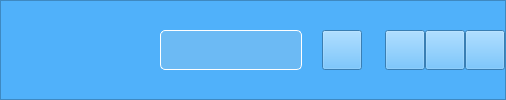
     <widget class="QFrame" name="header">
      <property name="sizePolicy">
       <sizepolicy hsizetype="Preferred" vsizetype="Fixed">
        <horstretch>0</horstretch>
        <verstretch>0</verstretch>
       </sizepolicy>
      </property>
      <property name="minimumSize">
       <size>
        <width>0</width>
        <height>60</height>
       </size>
      </property>
      <property name="styleSheet">
       <string notr="true">background-color: rgb(80, 177, 250);</string>
      </property>
      <property name="frameShape">
       <enum>QFrame::StyledPanel</enum>
      </property>
      <property name="frameShadow">
       <enum>QFrame::Raised</enum>
      </property>
      <layout class="QHBoxLayout" name="horizontalLayout_8" stretch="1,0,1,0,1,1,1,1,1">
       <property name="spacing">
        <number>0</number>
       </property>
       <property name="leftMargin">
        <number>0</number>
       </property>
       <property name="topMargin">
        <number>0</number>
       </property>
       <property name="rightMargin">
        <number>0</number>
       </property>
       <property name="bottomMargin">
        <number>0</number>
       </property>
       <item>
        <widget class="QLabel" name="label">
         <property name="sizePolicy">
          <sizepolicy hsizetype="Fixed" vsizetype="Fixed">
           <horstretch>0</horstretch>
           <verstretch>0</verstretch>
          </sizepolicy>
         </property>
         <property name="maximumSize">
          <size>
           <width>100</width>
           <height>78</height>
          </size>
         </property>
         <property name="text">
          <string/>
         </property>
         <property name="pixmap">
          <pixmap resource="resource.qrc">:/img/ico/logo.png</pixmap>
         </property>
         <property name="margin">
          <number>4</number>
         </property>
        </widget>
       </item>
       <item>
        <spacer name="horizontalSpacer_5">
         <property name="orientation">
          <enum>Qt::Horizontal</enum>
         </property>
         <property name="sizeType">
          <enum>QSizePolicy::Fixed</enum>
         </property>
         <property name="sizeHint" stdset="0">
          <size>
           <width>135</width>
           <height>20</height>
          </size>
         </property>
        </spacer>
       </item>
       <item>
        <widget class="QLineEdit" name="searchBar">
         <property name="sizePolicy">
          <sizepolicy hsizetype="Fixed" vsizetype="Fixed">
           <horstretch>0</horstretch>
           <verstretch>0</verstretch>
          </sizepolicy>
         </property>
         <property name="maximumSize">
          <size>
           <width>300</width>
           <height>40</height>
          </size>
         </property>
         <property name="font">
          <font>
           <family>华康少女文字 - Kelvin</family>
           <pointsize>12</pointsize>
          </font>
         </property>
         <property name="styleSheet">
          <string notr="true">QLineEdit
{
	color: rgb(255, 255, 255);
	background-color: rgb(222, 222, 222, 20%);
    border-radius: 5px;
    border: 1px white;
    border-style: outset;
}</string>
         </property>
        </widget>
       </item>
       <item>
        <spacer name="horizontalSpacer_7">
         <property name="orientation">
          <enum>Qt::Horizontal</enum>
         </property>
         <property name="sizeType">
          <enum>QSizePolicy::Fixed</enum>
         </property>
         <property name="sizeHint" stdset="0">
          <size>
           <width>20</width>
           <height>20</height>
          </size>
         </property>
        </spacer>
       </item>
       <item>
        <widget class="QPushButton" name="searchBtn">
         <property name="sizePolicy">
          <sizepolicy hsizetype="Preferred" vsizetype="Preferred">
           <horstretch>0</horstretch>
           <verstretch>0</verstretch>
          </sizepolicy>
         </property>
         <property name="maximumSize">
          <size>
           <width>40</width>
           <height>40</height>
          </size>
         </property>
         <property name="focusPolicy">
          <enum>Qt::NoFocus</enum>
         </property>
         <property name="styleSheet">
          <string notr="true">QPushButton#searchBtn
{
  border-image: url(:/img/ico/search_n.png);
}
QPushButton::hover#searchBtn
{
  border-image: url(:/img/ico/search_h.png);
}
QPushButton::pressed#searchBtn
{
  border-image: url(:/img/ico/search_n.png);
}</string>
         </property>
         <property name="text">
          <string/>
         </property>
         <property name="autoExclusive">
          <bool>false</bool>
         </property>
        </widget>
       </item>
       <item>
        <spacer name="horizontalSpacer_4">
         <property name="orientation">
          <enum>Qt::Horizontal</enum>
         </property>
         <property name="sizeHint" stdset="0">
          <size>
           <width>40</width>
           <height>20</height>
          </size>
         </property>
        </spacer>
       </item>
       <item>
        <widget class="QPushButton" name="settingBtn">
         <property name="sizePolicy">
          <sizepolicy hsizetype="Preferred" vsizetype="Preferred">
           <horstretch>0</horstretch>
           <verstretch>0</verstretch>
          </sizepolicy>
         </property>
         <property name="maximumSize">
          <size>
           <width>40</width>
           <height>40</height>
          </size>
         </property>
         <property name="styleSheet">
          <string notr="true">QPushButton#settingBtn
{
  border-image: url(:/img/ico/settings_n.png);
}
QPushButton::hover#settingBtn
{
  border-image: url(:/img/ico/settings_h.png);
}
QPushButton::pressed#settingBtn
{
  border-image: url(:/img/ico/settings_n.png);
}</string>
         </property>
         <property name="text">
          <string/>
         </property>
        </widget>
       </item>
       <item>
        <widget class="QPushButton" name="minimizeBtn">
         <property name="sizePolicy">
          <sizepolicy hsizetype="Preferred" vsizetype="Preferred">
           <horstretch>0</horstretch>
           <verstretch>0</verstretch>
          </sizepolicy>
         </property>
         <property name="maximumSize">
          <size>
           <width>40</width>
           <height>40</height>
          </size>
         </property>
         <property name="styleSheet">
          <string notr="true">QPushButton#minimizeBtn
{
  border-image: url(:/img/ico/min_n.png);
}
QPushButton::hover#minimizeBtn
{
  border-image: url(:/img/ico/min_h.png);
}
QPushButton::pressed#minimizeBtn
{
  border-image: url(:/img/ico/min_n.png);
}</string>
         </property>
         <property name="text">
          <string/>
         </property>
        </widget>
       </item>
       <item>
        <widget class="QPushButton" name="closeBtn">
         <property name="sizePolicy">
          <sizepolicy hsizetype="Preferred" vsizetype="Preferred">
           <horstretch>0</horstretch>
           <verstretch>0</verstretch>
          </sizepolicy>
         </property>
         <property name="maximumSize">
          <size>
           <width>40</width>
           <height>40</height>
          </size>
         </property>
         <property name="styleSheet">
          <string notr="true">QPushButton#closeBtn
{
  border-image: url(:/img/ico/close_n.png);
}
QPushButton::hover#closeBtn
{
  border-image: url(:/img/ico/close_h.png);
}
QPushButton::pressed#closeBtn
{
  border-image: url(:/img/ico/close_n.png);
}</string>
         </property>
         <property name="text">
          <string/>
         </property>
        </widget>
       </item>
      </layout>
     </widget>
